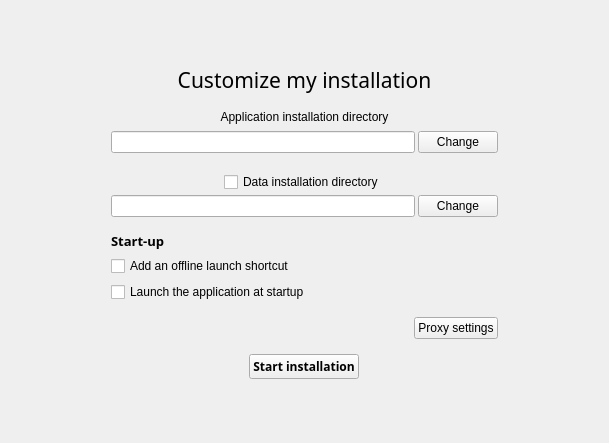
<?xml version="1.0" encoding="UTF-8"?>
<ui version="4.0">
 <class>Personalize</class>
 <widget class="QWidget" name="Personalize">
  <property name="geometry">
   <rect>
    <x>0</x>
    <y>0</y>
    <width>609</width>
    <height>443</height>
   </rect>
  </property>
  <property name="windowTitle">
   <string notr="true"/>
  </property>
  <layout class="QVBoxLayout" name="verticalLayout_2">
   <item>
    <layout class="QVBoxLayout" name="verticalLayout">
     <property name="spacing">
      <number>15</number>
     </property>
     <property name="leftMargin">
      <number>100</number>
     </property>
     <property name="rightMargin">
      <number>100</number>
     </property>
     <item>
      <spacer name="verticalSpacer">
       <property name="orientation">
        <enum>Qt::Vertical</enum>
       </property>
       <property name="sizeHint" stdset="0">
        <size>
         <width>20</width>
         <height>40</height>
        </size>
       </property>
      </spacer>
     </item>
     <item>
      <widget class="QLabel" name="labelPersonalize">
       <property name="font">
        <font>
         <family>Segoe UI Semibold</family>
         <pointsize>16</pointsize>
         <weight>50</weight>
         <bold>false</bold>
        </font>
       </property>
       <property name="styleSheet">
        <string notr="true">color: @color-text-on-background ;</string>
       </property>
       <property name="text">
        <string>Customize my installation</string>
       </property>
       <property name="alignment">
        <set>Qt::AlignCenter</set>
       </property>
      </widget>
     </item>
     <item>
      <widget class="QWidget" name="widgetFolderInstallation" native="true">
       <property name="minimumSize">
        <size>
         <width>0</width>
         <height>0</height>
        </size>
       </property>
       <layout class="QVBoxLayout" name="verticalLayout_5">
        <property name="spacing">
         <number>3</number>
        </property>
        <property name="leftMargin">
         <number>0</number>
        </property>
        <property name="topMargin">
         <number>0</number>
        </property>
        <property name="rightMargin">
         <number>0</number>
        </property>
        <property name="bottomMargin">
         <number>0</number>
        </property>
        <item>
         <layout class="QVBoxLayout" name="verticalLayout_FolderInstallation">
          <property name="spacing">
           <number>3</number>
          </property>
          <item>
           <widget class="QLabel" name="labelFolderInstallation">
            <property name="font">
             <font>
              <family>Segoe UI</family>
             </font>
            </property>
            <property name="styleSheet">
             <string notr="true">color : @color-text-gray;</string>
            </property>
            <property name="text">
             <string>Application installation directory</string>
            </property>
            <property name="alignment">
             <set>Qt::AlignCenter</set>
            </property>
           </widget>
          </item>
          <item>
           <widget class="QWidget" name="widgetFolderInstallationPath" native="true">
            <property name="minimumSize">
             <size>
              <width>0</width>
              <height>30</height>
             </size>
            </property>
            <layout class="QHBoxLayout" name="horizontalLayout_2">
             <property name="leftMargin">
              <number>0</number>
             </property>
             <property name="topMargin">
              <number>0</number>
             </property>
             <property name="rightMargin">
              <number>0</number>
             </property>
             <property name="bottomMargin">
              <number>0</number>
             </property>
             <item>
              <layout class="QHBoxLayout" name="horizontalLayoutEditFolderInstallation">
               <property name="spacing">
                <number>3</number>
               </property>
               <item>
                <widget class="QLineEdit" name="editLineFolderInstallation">
                 <property name="minimumSize">
                  <size>
                   <width>0</width>
                   <height>0</height>
                  </size>
                 </property>
                 <property name="styleSheet">
                  <string notr="true">QLineEdit{
	border-radius: 3px;
	border: 1px solid @color-text-gray;
	background : transparent;
	padding : 4px 10px 4px 10px;
	color: @color-text-on-background;
}
QLineEdit::disabled{
	border-radius: 3px;
	border: 1px solid @color-disabled;
	background : transparent;
	padding : 4px 10px 4px 10px;
	color: @color-disabled;
}</string>
                 </property>
                </widget>
               </item>
               <item alignment="Qt::AlignHCenter|Qt::AlignVCenter">
                <widget class="QPushButton" name="buttonChangeFolderInstallation">
                 <property name="minimumSize">
                  <size>
                   <width>0</width>
                   <height>0</height>
                  </size>
                 </property>
                 <property name="styleSheet">
                  <string notr="true">QPushButton{
	border-radius: 3px;
	border: 1px solid @color-text-gray;
	background : transparent;
	padding : 5px 20px 5px 20px;
	color : @color-text-gray;
}


QPushButton:hover {
	color : @color-text-on-background;
}
</string>
                 </property>
                 <property name="text">
                  <string>Change</string>
                 </property>
                </widget>
               </item>
              </layout>
             </item>
            </layout>
           </widget>
          </item>
         </layout>
        </item>
       </layout>
      </widget>
     </item>
     <item>
      <widget class="QWidget" name="widgetDataInstallation" native="true">
       <layout class="QVBoxLayout" name="verticalLayout_3">
        <property name="spacing">
         <number>3</number>
        </property>
        <property name="leftMargin">
         <number>0</number>
        </property>
        <property name="topMargin">
         <number>0</number>
        </property>
        <property name="rightMargin">
         <number>0</number>
        </property>
        <property name="bottomMargin">
         <number>0</number>
        </property>
        <item>
         <layout class="QVBoxLayout" name="verticalLayout_DataInstallation">
          <property name="spacing">
           <number>3</number>
          </property>
          <item alignment="Qt::AlignHCenter">
           <widget class="QCheckBox" name="checkBoxDataInstallation">
            <property name="sizePolicy">
             <sizepolicy hsizetype="Preferred" vsizetype="Preferred">
              <horstretch>0</horstretch>
              <verstretch>0</verstretch>
             </sizepolicy>
            </property>
            <property name="font">
             <font>
              <family>Segoe UI</family>
             </font>
            </property>
            <property name="layoutDirection">
             <enum>Qt::LeftToRight</enum>
            </property>
            <property name="styleSheet">
             <string notr="true">QCheckBox{
	color : @color-text-gray;
}

QCheckBox::indicator {
    border: 1px solid @color-text-gray;
    background: none;
}

QCheckBox::indicator:hover {
	background: @color-button-background;
}

QCheckBox::indicator:checked{
	background: @color-button-background;
}</string>
            </property>
            <property name="text">
             <string>Data installation directory</string>
            </property>
           </widget>
          </item>
          <item>
           <widget class="QWidget" name="widgetDataInstallationPath" native="true">
            <property name="minimumSize">
             <size>
              <width>0</width>
              <height>0</height>
             </size>
            </property>
            <layout class="QHBoxLayout" name="horizontalLayout_4">
             <property name="leftMargin">
              <number>0</number>
             </property>
             <property name="topMargin">
              <number>0</number>
             </property>
             <property name="rightMargin">
              <number>0</number>
             </property>
             <property name="bottomMargin">
              <number>0</number>
             </property>
             <item>
              <layout class="QHBoxLayout" name="horizontalLayoutEditDataInstallation">
               <property name="spacing">
                <number>3</number>
               </property>
               <item>
                <widget class="QLineEdit" name="editLineDataInstallation">
                 <property name="styleSheet">
                  <string notr="true">QLineEdit{
	border-radius: 3px;
	border: 1px solid @color-text-gray;
	background : transparent;
	padding : 4px 10px 4px 10px;
	color: @color-text-on-background;
}
QLineEdit::disabled{
	border-radius: 3px;
	border: 1px solid @color-disabled;
	background : transparent;
	padding : 4px 10px 4px 10px;
	color: @color-disabled;
}</string>
                 </property>
                </widget>
               </item>
               <item>
                <widget class="QPushButton" name="buttonChangeDataInstallation">
                 <property name="styleSheet">
                  <string notr="true">QPushButton{
	border-radius: 3px;
	border: 1px solid @color-text-gray;
	background : transparent;
	padding : 5px 20px 5px 20px;
	color : @color-text-gray;
}


QPushButton:hover {
	color : @color-text-on-background;
}
</string>
                 </property>
                 <property name="text">
                  <string>Change</string>
                 </property>
                </widget>
               </item>
              </layout>
             </item>
            </layout>
           </widget>
          </item>
         </layout>
        </item>
       </layout>
      </widget>
     </item>
     <item>
      <widget class="QWidget" name="widgetStart" native="true">
       <property name="minimumSize">
        <size>
         <width>0</width>
         <height>14</height>
        </size>
       </property>
       <layout class="QVBoxLayout" name="verticalLayout_7">
        <property name="leftMargin">
         <number>0</number>
        </property>
        <property name="topMargin">
         <number>0</number>
        </property>
        <property name="rightMargin">
         <number>0</number>
        </property>
        <property name="bottomMargin">
         <number>0</number>
        </property>
        <item>
         <layout class="QVBoxLayout" name="verticalLayoutStart">
          <property name="spacing">
           <number>6</number>
          </property>
          <item>
           <widget class="QLabel" name="labelStart">
            <property name="font">
             <font>
              <family>Segoe UI Semibold</family>
              <pointsize>10</pointsize>
              <weight>75</weight>
              <bold>true</bold>
             </font>
            </property>
            <property name="styleSheet">
             <string notr="true">color: @color-text-on-background ;</string>
            </property>
            <property name="text">
             <string>Start-up</string>
            </property>
           </widget>
          </item>
          <item>
           <widget class="QCheckBox" name="checkBoxOfflineShortcut">
            <property name="font">
             <font>
              <family>Segoe UI</family>
             </font>
            </property>
            <property name="styleSheet">
             <string notr="true">QCheckBox{
	color : @color-text-gray;
}

QCheckBox::indicator {
    border: 1px solid @color-text-gray;
    background: none;
}

QCheckBox::indicator:hover {
	background: @color-button-background;
}

QCheckBox::indicator:checked{
	background: @color-button-background;
}</string>
            </property>
            <property name="text">
             <string>Add an offline launch shortcut</string>
            </property>
            <property name="checked">
             <bool>false</bool>
            </property>
           </widget>
          </item>
          <item>
           <widget class="QCheckBox" name="checkBoxRunAtStart">
            <property name="font">
             <font>
              <family>Segoe UI</family>
             </font>
            </property>
            <property name="styleSheet">
             <string notr="true">QCheckBox{
	color : @color-text-gray;
}

QCheckBox::indicator {
    border: 1px solid @color-text-gray;
    background: none;
}

QCheckBox::indicator:hover {
	background: @color-button-background;
}

QCheckBox::indicator:checked{
	background: @color-button-background;
}</string>
            </property>
            <property name="text">
             <string>Launch the application at startup</string>
            </property>
           </widget>
          </item>
         </layout>
        </item>
       </layout>
      </widget>
     </item>
     <item alignment="Qt::AlignRight">
      <widget class="QPushButton" name="buttonProxySetting">
       <property name="styleSheet">
        <string notr="true">QPushButton {
	background-color: transparent;
	color : @color-text-on-background;
	padding: 8px;
	border: px0;
	text-decoration: underline;
}

QPushButton:hover {
	color : @color-text-gray;
}</string>
       </property>
       <property name="text">
        <string>Proxy settings</string>
       </property>
      </widget>
     </item>
     <item alignment="Qt::AlignHCenter|Qt::AlignVCenter">
      <widget class="QPushButton" name="buttonStartInstallation">
       <property name="font">
        <font>
         <family>Segoe WP</family>
         <weight>75</weight>
         <bold>true</bold>
        </font>
       </property>
       <property name="autoFillBackground">
        <bool>false</bool>
       </property>
       <property name="styleSheet">
        <string notr="true">QPushButton {
	background-color: @color-button-background;
	color : #FFFFFF;
	padding: 8px;
	border: 0;
}

QPushButton:hover {
	background-color: @color-button-background-over;
}</string>
       </property>
       <property name="text">
        <string>Start installation</string>
       </property>
      </widget>
     </item>
     <item>
      <spacer name="verticalSpacer_2">
       <property name="orientation">
        <enum>Qt::Vertical</enum>
       </property>
       <property name="sizeHint" stdset="0">
        <size>
         <width>20</width>
         <height>40</height>
        </size>
       </property>
      </spacer>
     </item>
    </layout>
   </item>
  </layout>
 </widget>
 <resources/>
 <connections/>
</ui>
